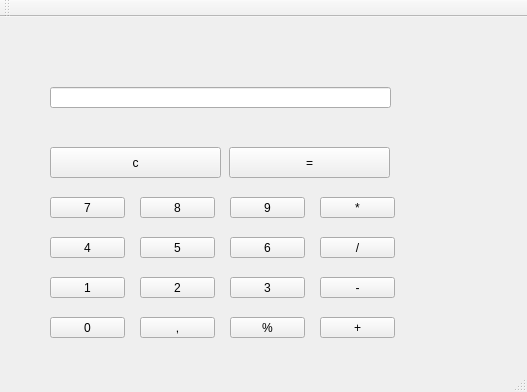
<?xml version="1.0" encoding="UTF-8"?>
<ui version="4.0">
 <class>MainWindow</class>
 <widget class="QMainWindow" name="MainWindow">
  <property name="geometry">
   <rect>
    <x>0</x>
    <y>0</y>
    <width>527</width>
    <height>392</height>
   </rect>
  </property>
  <property name="windowTitle">
   <string>MainWindow</string>
  </property>
  <widget class="QWidget" name="centralWidget">
   <widget class="QPushButton" name="p7">
    <property name="geometry">
     <rect>
      <x>50</x>
      <y>180</y>
      <width>75</width>
      <height>21</height>
     </rect>
    </property>
    <property name="text">
     <string>7</string>
    </property>
   </widget>
   <widget class="QPushButton" name="p8">
    <property name="geometry">
     <rect>
      <x>140</x>
      <y>180</y>
      <width>75</width>
      <height>21</height>
     </rect>
    </property>
    <property name="text">
     <string>8</string>
    </property>
   </widget>
   <widget class="QPushButton" name="p9">
    <property name="geometry">
     <rect>
      <x>230</x>
      <y>180</y>
      <width>75</width>
      <height>21</height>
     </rect>
    </property>
    <property name="text">
     <string>9</string>
    </property>
   </widget>
   <widget class="QPushButton" name="p4">
    <property name="geometry">
     <rect>
      <x>50</x>
      <y>220</y>
      <width>75</width>
      <height>21</height>
     </rect>
    </property>
    <property name="text">
     <string>4</string>
    </property>
   </widget>
   <widget class="QPushButton" name="p5">
    <property name="geometry">
     <rect>
      <x>140</x>
      <y>220</y>
      <width>75</width>
      <height>21</height>
     </rect>
    </property>
    <property name="text">
     <string>5</string>
    </property>
   </widget>
   <widget class="QPushButton" name="p6">
    <property name="geometry">
     <rect>
      <x>230</x>
      <y>220</y>
      <width>75</width>
      <height>21</height>
     </rect>
    </property>
    <property name="text">
     <string>6</string>
    </property>
   </widget>
   <widget class="QPushButton" name="p1">
    <property name="geometry">
     <rect>
      <x>50</x>
      <y>260</y>
      <width>75</width>
      <height>21</height>
     </rect>
    </property>
    <property name="text">
     <string>1</string>
    </property>
   </widget>
   <widget class="QPushButton" name="p2">
    <property name="geometry">
     <rect>
      <x>140</x>
      <y>260</y>
      <width>75</width>
      <height>21</height>
     </rect>
    </property>
    <property name="text">
     <string>2</string>
    </property>
   </widget>
   <widget class="QPushButton" name="p3">
    <property name="geometry">
     <rect>
      <x>230</x>
      <y>260</y>
      <width>75</width>
      <height>21</height>
     </rect>
    </property>
    <property name="text">
     <string>3</string>
    </property>
   </widget>
   <widget class="QPushButton" name="p0">
    <property name="geometry">
     <rect>
      <x>50</x>
      <y>300</y>
      <width>75</width>
      <height>21</height>
     </rect>
    </property>
    <property name="text">
     <string>0</string>
    </property>
   </widget>
   <widget class="QPushButton" name="przecinek">
    <property name="geometry">
     <rect>
      <x>140</x>
      <y>300</y>
      <width>75</width>
      <height>21</height>
     </rect>
    </property>
    <property name="text">
     <string>,</string>
    </property>
   </widget>
   <widget class="QPushButton" name="pmnoz">
    <property name="geometry">
     <rect>
      <x>320</x>
      <y>180</y>
      <width>75</width>
      <height>21</height>
     </rect>
    </property>
    <property name="text">
     <string>*</string>
    </property>
   </widget>
   <widget class="QPushButton" name="pdziel">
    <property name="geometry">
     <rect>
      <x>320</x>
      <y>220</y>
      <width>75</width>
      <height>21</height>
     </rect>
    </property>
    <property name="text">
     <string>/</string>
    </property>
   </widget>
   <widget class="QPushButton" name="pode">
    <property name="geometry">
     <rect>
      <x>320</x>
      <y>260</y>
      <width>75</width>
      <height>21</height>
     </rect>
    </property>
    <property name="text">
     <string>-</string>
    </property>
   </widget>
   <widget class="QPushButton" name="pdod">
    <property name="geometry">
     <rect>
      <x>320</x>
      <y>300</y>
      <width>75</width>
      <height>21</height>
     </rect>
    </property>
    <property name="text">
     <string>+</string>
    </property>
   </widget>
   <widget class="QPushButton" name="c">
    <property name="geometry">
     <rect>
      <x>50</x>
      <y>130</y>
      <width>171</width>
      <height>31</height>
     </rect>
    </property>
    <property name="text">
     <string>c</string>
    </property>
   </widget>
   <widget class="QPushButton" name="pwynik_2">
    <property name="geometry">
     <rect>
      <x>229</x>
      <y>130</y>
      <width>161</width>
      <height>31</height>
     </rect>
    </property>
    <property name="text">
     <string>=</string>
    </property>
   </widget>
   <widget class="QPushButton" name="pprocent">
    <property name="geometry">
     <rect>
      <x>230</x>
      <y>300</y>
      <width>75</width>
      <height>21</height>
     </rect>
    </property>
    <property name="text">
     <string>%</string>
    </property>
   </widget>
   <widget class="QLineEdit" name="pole">
    <property name="geometry">
     <rect>
      <x>50</x>
      <y>70</y>
      <width>341</width>
      <height>21</height>
     </rect>
    </property>
   </widget>
  </widget>
  <widget class="QMenuBar" name="menuBar">
   <property name="geometry">
    <rect>
     <x>0</x>
     <y>0</y>
     <width>527</width>
     <height>20</height>
    </rect>
   </property>
  </widget>
  <widget class="QToolBar" name="mainToolBar">
   <attribute name="toolBarArea">
    <enum>TopToolBarArea</enum>
   </attribute>
   <attribute name="toolBarBreak">
    <bool>false</bool>
   </attribute>
  </widget>
  <widget class="QStatusBar" name="statusBar"/>
 </widget>
 <layoutdefault spacing="6" margin="11"/>
 <resources/>
 <connections/>
</ui>
